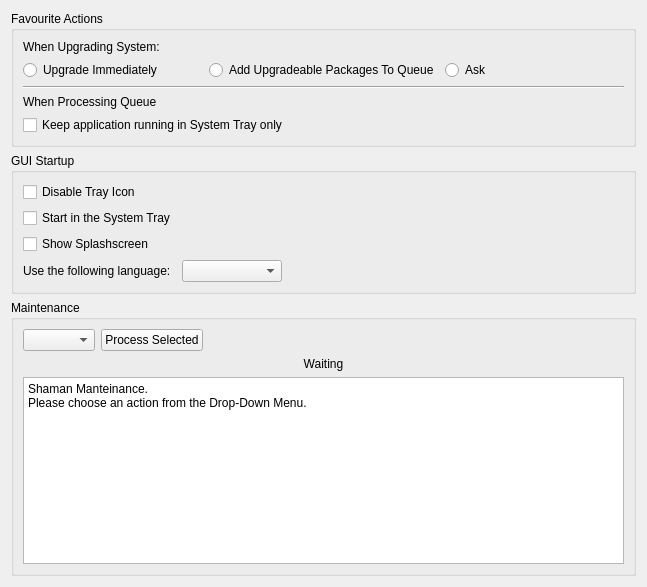
<?xml version="1.0" encoding="UTF-8"?>
<ui version="4.0">
 <class>Form</class>
 <widget class="QWidget" name="Form">
  <property name="geometry">
   <rect>
    <x>0</x>
    <y>0</y>
    <width>647</width>
    <height>587</height>
   </rect>
  </property>
  <property name="windowTitle">
   <string>Form</string>
  </property>
  <layout class="QVBoxLayout" name="verticalLayout">
   <item>
    <widget class="QGroupBox" name="groupBox_5">
     <property name="title">
      <string>Favourite Actions</string>
     </property>
     <property name="alignment">
      <set>Qt::AlignLeading</set>
     </property>
     <layout class="QGridLayout" name="_2">
      <item row="0" column="0">
       <widget class="QLabel" name="label_7">
        <property name="text">
         <string>When Upgrading System:</string>
        </property>
       </widget>
      </item>
      <item row="1" column="0">
       <layout class="QHBoxLayout" name="_3">
        <item>
         <widget class="QRadioButton" name="upNowRadio">
          <property name="text">
           <string>Upgrade Immediately</string>
          </property>
         </widget>
        </item>
        <item>
         <widget class="QRadioButton" name="addUpRadio">
          <property name="text">
           <string>Add Upgradeable Packages To Queue</string>
          </property>
         </widget>
        </item>
        <item>
         <widget class="QRadioButton" name="askUpRadio">
          <property name="text">
           <string>Ask</string>
          </property>
         </widget>
        </item>
       </layout>
      </item>
      <item row="2" column="0">
       <widget class="Line" name="line">
        <property name="orientation">
         <enum>Qt::Horizontal</enum>
        </property>
       </widget>
      </item>
      <item row="3" column="0">
       <widget class="QLabel" name="label_8">
        <property name="text">
         <string>When Processing Queue</string>
        </property>
       </widget>
      </item>
      <item row="4" column="0">
       <widget class="QCheckBox" name="keepQueueTrayBox">
        <property name="text">
         <string>Keep application running in System Tray only</string>
        </property>
       </widget>
      </item>
     </layout>
    </widget>
   </item>
   <item>
    <widget class="QGroupBox" name="groupBox_6">
     <property name="title">
      <string>GUI Startup</string>
     </property>
     <layout class="QFormLayout" name="formLayout">
      <item row="1" column="0">
       <widget class="QCheckBox" name="startTrayBox">
        <property name="text">
         <string>Start in the System Tray</string>
        </property>
       </widget>
      </item>
      <item row="2" column="0">
       <widget class="QCheckBox" name="splashScreenBox">
        <property name="text">
         <string>Show Splashscreen</string>
        </property>
       </widget>
      </item>
      <item row="3" column="0">
       <widget class="QLabel" name="label_22">
        <property name="text">
         <string>Use the following language:</string>
        </property>
       </widget>
      </item>
      <item row="3" column="1">
       <widget class="QComboBox" name="languageCombo">
        <property name="maximumSize">
         <size>
          <width>100</width>
          <height>16777215</height>
         </size>
        </property>
       </widget>
      </item>
      <item row="0" column="0">
       <widget class="QCheckBox" name="disableTray">
        <property name="text">
         <string>Disable Tray Icon</string>
        </property>
       </widget>
      </item>
     </layout>
    </widget>
   </item>
   <item>
    <widget class="QGroupBox" name="groupBox">
     <property name="title">
      <string>Maintenance</string>
     </property>
     <layout class="QGridLayout" name="_4">
      <item row="0" column="0">
       <layout class="QVBoxLayout" name="_5">
        <item>
         <layout class="QHBoxLayout" name="_6">
          <item>
           <widget class="QComboBox" name="mantActionBox"/>
          </item>
          <item>
           <widget class="QPushButton" name="mantProcessButton">
            <property name="sizePolicy">
             <sizepolicy hsizetype="Maximum" vsizetype="Fixed">
              <horstretch>0</horstretch>
              <verstretch>0</verstretch>
             </sizepolicy>
            </property>
            <property name="text">
             <string>Process Selected</string>
            </property>
            <property name="icon">
             <iconset>
              <normaloff>:/Icons/icons/dialog-ok-apply.png</normaloff>:/Icons/icons/dialog-ok-apply.png</iconset>
            </property>
           </widget>
          </item>
          <item>
           <spacer>
            <property name="orientation">
             <enum>Qt::Horizontal</enum>
            </property>
            <property name="sizeHint" stdset="0">
             <size>
              <width>40</width>
              <height>20</height>
             </size>
            </property>
           </spacer>
          </item>
         </layout>
        </item>
        <item>
         <layout class="QHBoxLayout" name="_7">
          <item>
           <widget class="QLabel" name="statusLabel">
            <property name="text">
             <string comment="Waiting for a user action">Waiting</string>
            </property>
            <property name="alignment">
             <set>Qt::AlignCenter</set>
            </property>
           </widget>
          </item>
         </layout>
        </item>
        <item>
         <widget class="QTextEdit" name="mantDetails">
          <property name="sizePolicy">
           <sizepolicy hsizetype="Preferred" vsizetype="Maximum">
            <horstretch>0</horstretch>
            <verstretch>0</verstretch>
           </sizepolicy>
          </property>
          <property name="html">
           <string>&lt;!DOCTYPE HTML PUBLIC &quot;-//W3C//DTD HTML 4.0//EN&quot; &quot;http://www.w3.org/TR/REC-html40/strict.dtd&quot;&gt;
&lt;html&gt;&lt;head&gt;&lt;meta name=&quot;qrichtext&quot; content=&quot;1&quot; /&gt;&lt;style type=&quot;text/css&quot;&gt;
p, li { white-space: pre-wrap; }
&lt;/style&gt;&lt;/head&gt;&lt;body style=&quot; font-family:'Liberation Sans'; font-size:8pt; font-weight:400; font-style:normal;&quot;&gt;
&lt;p style=&quot; margin-top:0px; margin-bottom:0px; margin-left:0px; margin-right:0px; -qt-block-indent:0; text-indent:0px;&quot;&gt;&lt;span style=&quot; font-size:9pt;&quot;&gt;Shaman Manteinance.&lt;/span&gt;&lt;/p&gt;
&lt;p style=&quot; margin-top:0px; margin-bottom:0px; margin-left:0px; margin-right:0px; -qt-block-indent:0; text-indent:0px;&quot;&gt;&lt;span style=&quot; font-size:9pt;&quot;&gt;Please choose an action from the Drop-Down Menu.&lt;/span&gt;&lt;/p&gt;&lt;/body&gt;&lt;/html&gt;</string>
          </property>
         </widget>
        </item>
       </layout>
      </item>
     </layout>
    </widget>
   </item>
  </layout>
 </widget>
 <resources/>
 <connections/>
</ui>
